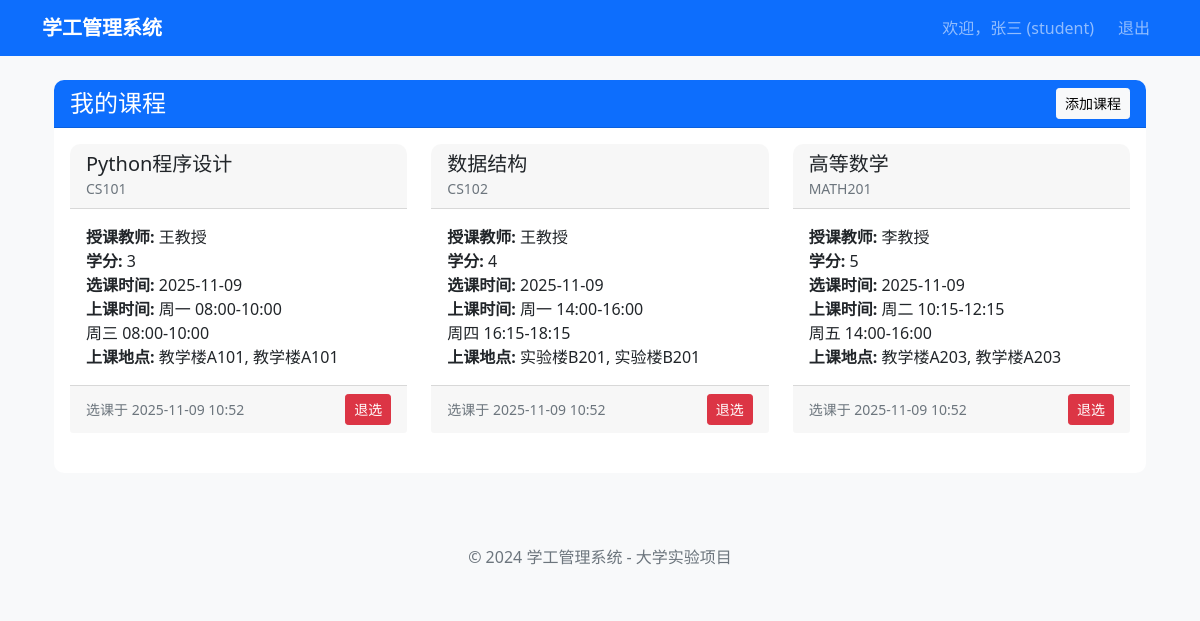
The page /student/my-courses (signed in) on the database its author committed.
### models.py (models this page shows, shortened)
class User(UserMixin, db.Model):
    __tablename__ = 'users'
    id = db.Column(db.Integer, primary_key=True)
    username = db.Column(db.String(64), unique=True, nullable=False, index=True)
    email = db.Column(db.String(120), unique=True, nullable=False, index=True)
    password_hash = db.Column(db.String(128))
    role = db.Column(db.String(20), nullable=False)  # student, teacher, counselor
    real_name = db.Column(db.String(64), nullable=False)
    class_id = db.Column(db.Integer, db.ForeignKey('classes.id'))
    created_at = db.Column(db.DateTime, default=datetime.utcnow)
    def is_student(self):
        return self.role == 'student'

class SelectedCourse(db.Model):
    __tablename__ = 'selected_courses'
    id = db.Column(db.Integer, primary_key=True)
    student_id = db.Column(db.Integer, db.ForeignKey('users.id'), nullable=False)
    course_id = db.Column(db.Integer, db.ForeignKey('courses.id'), nullable=False)
    selected_at = db.Column(db.DateTime, default=datetime.utcnow)
    academic_year = db.Column(db.String(20))  # 学年，如 2024-2025
    semester = db.Column(db.String(10))  # 学期，如 秋季、春季
    student = db.relationship('User', backref='selected_courses', foreign_keys=[student_id])
    course = db.relationship('Course', backref='selected_courses', foreign_keys=[course_id])
    __table_args__ = (
        db.UniqueConstraint('student_id', 'course_id', name='unique_student_course'),
    )

class Course(db.Model):
    __tablename__ = 'courses'
    id = db.Column(db.Integer, primary_key=True)
    course_code = db.Column(db.String(32), unique=True, nullable=False)
    course_name = db.Column(db.String(128), nullable=False)
    teacher_id = db.Column(db.Integer, db.ForeignKey('users.id'), nullable=False)
    class_id = db.Column(db.Integer, db.ForeignKey('classes.id'), nullable=False)
    credit = db.Column(db.Integer, default=2)
    grades_saved = db.Column(db.Boolean, default=False)  # 成绩是否已保存
    grades_submitted = db.Column(db.Boolean, default=False)  # 新增：成绩是否已提交
    grades_submitted_at = db.Column(db.DateTime)  # 新增：成绩提交时间
    created_at = db.Column(db.DateTime, default=datetime.utcnow)
    teacher = db.relationship('User', backref='courses_teaching', foreign_keys=[teacher_id])

class Schedule(db.Model):
    __tablename__ = 'schedules'
    id = db.Column(db.Integer, primary_key=True)
    course_id = db.Column(db.Integer, db.ForeignKey('courses.id'), nullable=False)
    class_id = db.Column(db.Integer, db.ForeignKey('classes.id'), nullable=False)
    day_of_week = db.Column(db.Integer, nullable=False)  # 1-7 表示周一到周日
    start_time = db.Column(db.Time, nullable=False)
    end_time = db.Column(db.Time, nullable=False)
    location = db.Column(db.String(128))
    teacher_id = db.Column(db.Integer, db.ForeignKey('users.id'), nullable=False)
    created_at = db.Column(db.DateTime, default=datetime.utcnow)
    course = db.relationship('Course', backref='schedules')
    teacher = db.relationship('User', backref='teaching_schedules', foreign_keys=[teacher_id])

### routes/student.py (the view)
@student_bp.route('/my-courses')
@login_required
def my_courses():
    if not current_user.is_student():
        flash('无权访问此页面', 'danger')
        return redirect(url_for('auth.login'))
    try:
        selected_courses = SelectedCourse.query.filter_by(
            student_id=current_user.id
        ).all()
    except Exception as e:
        print(f"课程查询失败: {e}")
        selected_courses = []
    return render_template('student/my_courses.html',
                           selected_courses=selected_courses)

### templates/student/my_courses.html (shortened to what this page needs)
{% extends "base.html" %}
{% block content %}
<div class="container-fluid">
    <div class="row">
        <div class="col-12">
            <div class="card">
                <div class="card-header bg-primary text-white d-flex justify-content-between align-items-center">
                    <h4 class="mb-0">我的课程</h4>
                    <a href="{{ url_for('student.course_selection') }}" class="btn btn-light btn-sm">
                         添加课程
                    </a>
                </div>
                <div class="card-body">
                    {% if selected_courses %}
                    <div class="row">
                        {% for selected in selected_courses %}
                        <div class="col-md-4 mb-4">
                            <div class="card h-100">
                                <div class="card-header">
                                    <h5 class="card-title mb-0">{{ selected.course.course_name }}</h5>
                                    <small class="text-muted">{{ selected.course.course_code }}</small>
                                </div>
                                <div class="card-body">
                                    <p class="card-text">
                                        <strong>授课教师:</strong> {{ selected.course.teacher.real_name }}<br>
                                        <strong>学分:</strong> {{ selected.course.credit }}<br>
                                        <strong>选课时间:</strong> {{ selected.selected_at.strftime('%Y-%m-%d') }}<br>
                                        <strong>上课时间:</strong>
                                        {% for schedule in selected.course.schedules %}
                                            {{ ['周一','周二','周三','周四','周五','周六','周日'][schedule.day_of_week-1] }}
                                            {{ schedule.start_time.strftime('%H:%M') }}-{{ schedule.end_time.strftime('%H:%M') }}<br>
                                        {% endfor %}
                                        <strong>上课地点:</strong>
                                        {% for schedule in selected.course.schedules %}
                                            {{ schedule.location }}{% if not loop.last %}, {% endif %}
                                        {% endfor %}
                                    </p>
                                </div>
                                <div class="card-footer">
                                    <div class="d-flex justify-content-between align-items-center">
                                        <small class="text-muted">选课于 {{ selected.selected_at.strftime('%Y-%m-%d %H:%M') }}</small>
                                        <button class="btn btn-danger btn-sm"
                                                onclick="dropCourse({{ selected.course.id }})"
                                                title="退选课程">
                                             退选
                                        </button>
                                    </div>
                                </div>
                            </div>
                        </div>
                        {% endfor %}
                    </div>
                    {% endif %}
                </div>
            </div>
        </div>
    </div>
</div>
{% endblock %}

### templates/base.html (shortened to what this page needs)
<!DOCTYPE html>
<html lang="zh-CN">
<head>
    <link href="https://cdn.jsdelivr.net/npm/bootstrap@5.1.3/dist/css/bootstrap.min.css" rel="stylesheet">
    <link href="{{ url_for('static', filename='css/style.css') }}" rel="stylesheet">
</head>
<body>
    <nav class="navbar navbar-expand-lg navbar-dark bg-primary">
        <div class="container">
            <a class="navbar-brand" href="{{ url_for('index') }}">学工管理系统</a>
            {% if current_user.is_authenticated %}
            <div class="navbar-nav ms-auto">
                <span class="navbar-text me-3">
                    欢迎，{{ current_user.real_name }} ({{ current_user.role }})
                </span>
                <a class="nav-link" href="{{ url_for('auth.logout') }}">退出</a>
            </div>
            {% endif %}
        </div>
    </nav>
    <main class="container mt-4">
        {% block content %}{% endblock %}
    </main>
    <footer class="bg-light mt-5 py-4">
        <div class="container text-center">
            <span class="text-muted">© 2024 学工管理系统 - 大学实验项目</span>
        </div>
    </footer>
</body>
</html>

### static/css/style.css (style rules this page uses)
body { background-color: #f8f9fa; }
.card { border: none; border-radius: 10px; }
.card-header { border-radius: 10px 10px 0 0 !important; }
.navbar-brand { font-weight: bold; }

### rows shown on the page
User: real_name "张三", role "student"
SelectedCourse: course.course_name "Python程序设计", course.course_code "CS101", course.teacher.real_name "王教授", course.credit "3", selected_at "2025-11-09", selected_at "2025-11-09 10:52"
Schedule: day_of_week "周一", start_time "08:00", end_time "10:00", location "教学楼A101"
Schedule: day_of_week "周三", start_time "08:00", end_time "10:00", location "教学楼A101"
SelectedCourse: course.course_name "数据结构", course.course_code "CS102", course.teacher.real_name "王教授", course.credit "4", selected_at "2025-11-09", selected_at "2025-11-09 10:52"
Schedule: day_of_week "周一", start_time "14:00", end_time "16:00", location "实验楼B201"
Schedule: day_of_week "周四", start_time "16:15", end_time "18:15", location "实验楼B201"
SelectedCourse: course.course_name "高等数学", course.course_code "MATH201", course.teacher.real_name "李教授", course.credit "5", selected_at "2025-11-09", selected_at "2025-11-09 10:52"
Schedule: day_of_week "周二", start_time "10:15", end_time "12:15", location "教学楼A203"
Schedule: day_of_week "周五", start_time "14:00", end_time "16:00", location "教学楼A203"
